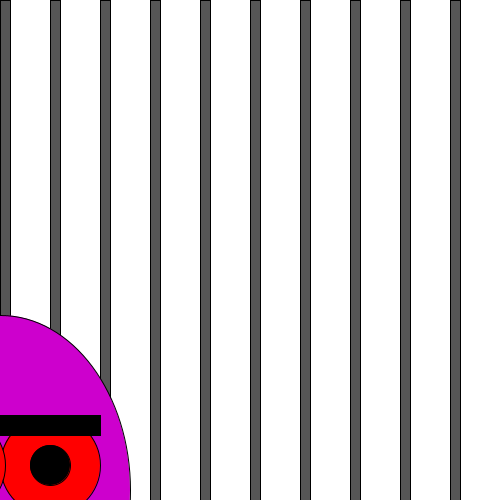
Frame 1 (no input)
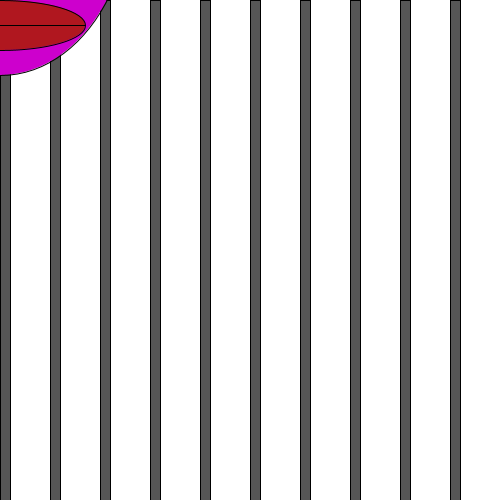
Frame 60 (the mouse pressed at the canvas centre just before this capture)
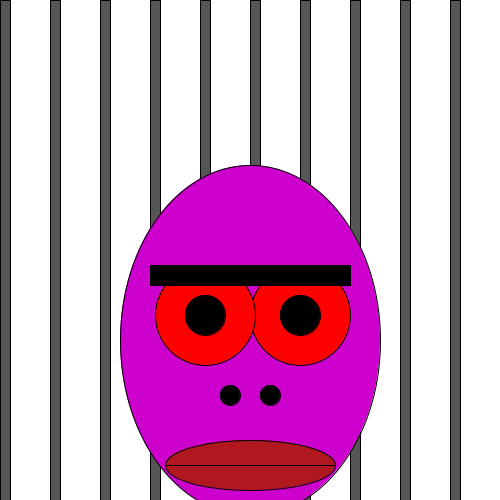
Frame 120 (the mouse held since frame 60 and released just before this capture)

The Processing sketch that drew these frames (run headless with seeded random() and noise(); from frame 60 on, the mouse is pressed at the canvas centre):

// Processing sketch: processing_127962
// ── processing_127962.pde

int omhoog;
boolean kleur;
int counter;
int richting;
 int x;
 int y;
 int spatie;
 int stop;
 
void setup () {
 omhoog = 500;
size(500,500);
kleur=false;
counter=0;
richting = -10;
}
void draw () {
background(255,255,255);
stroke(0);
omhoog=omhoog + richting;
if (omhoog == -180 || omhoog == 680) {
 richting = -richting;
  counter = counter+1;
}
if (counter==10) {
  kleur=true;
  counter=0;
}

int y=0;
 int spatie = 50;
int stop = height;

while ( x < stop ) {
 fill (86,86,86); 
  rect (x,0,10,500);
  
  x = x + spatie;
}

x=0; 



 

//hoofd
if (kleur == false) {fill (205,0,205);}
if (kleur == true ) {fill (139,69,19);}
ellipse(mouseX,omhoog,260,350);
 
//rechteroog
fill (255,0,0);
ellipse(mouseX+50,omhoog-25,100,100);
//linkeroog
ellipse(mouseX-45,omhoog-25,100,100);
 
//rechter pupil
fill(0,0,0);
ellipse(mouseX+50,omhoog-25,40,40);
//linker pupil
ellipse(mouseX-45,omhoog-25,40,40);
//unibrown
rect(mouseX-100,omhoog-75,200,20);
//linker neusgat
ellipse(mouseX-20,omhoog+55,20,20);
//rechter neusgat
ellipse(mouseX+20,omhoog+55,20,20);
//mond
fill(176,23,31);
ellipse(mouseX,omhoog+125,170,50);
fill (0,0,0);
line(mouseX-85,omhoog+125,mouseX+85,omhoog+125);
}
